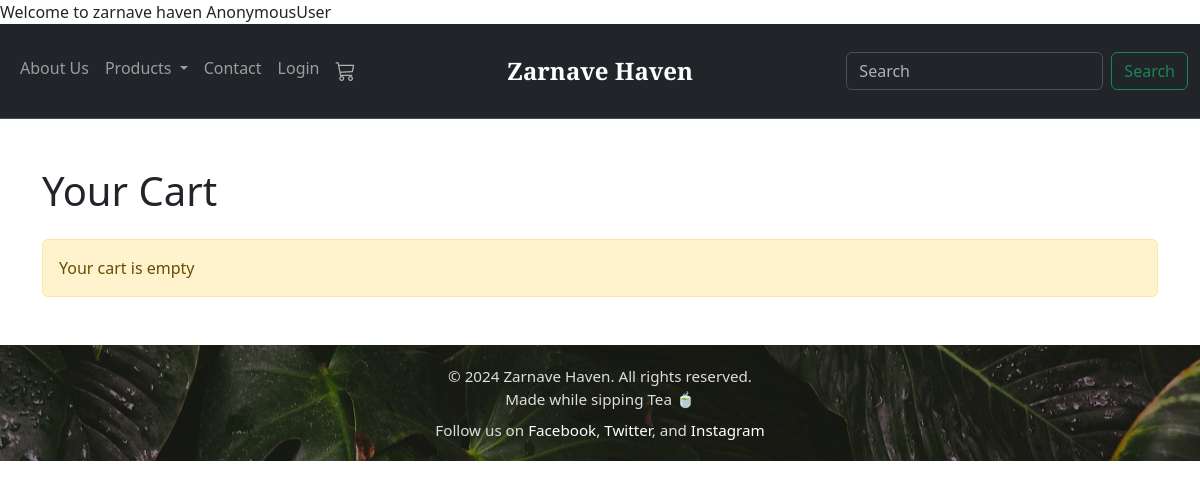
Page /cart/ on the earlier database version.
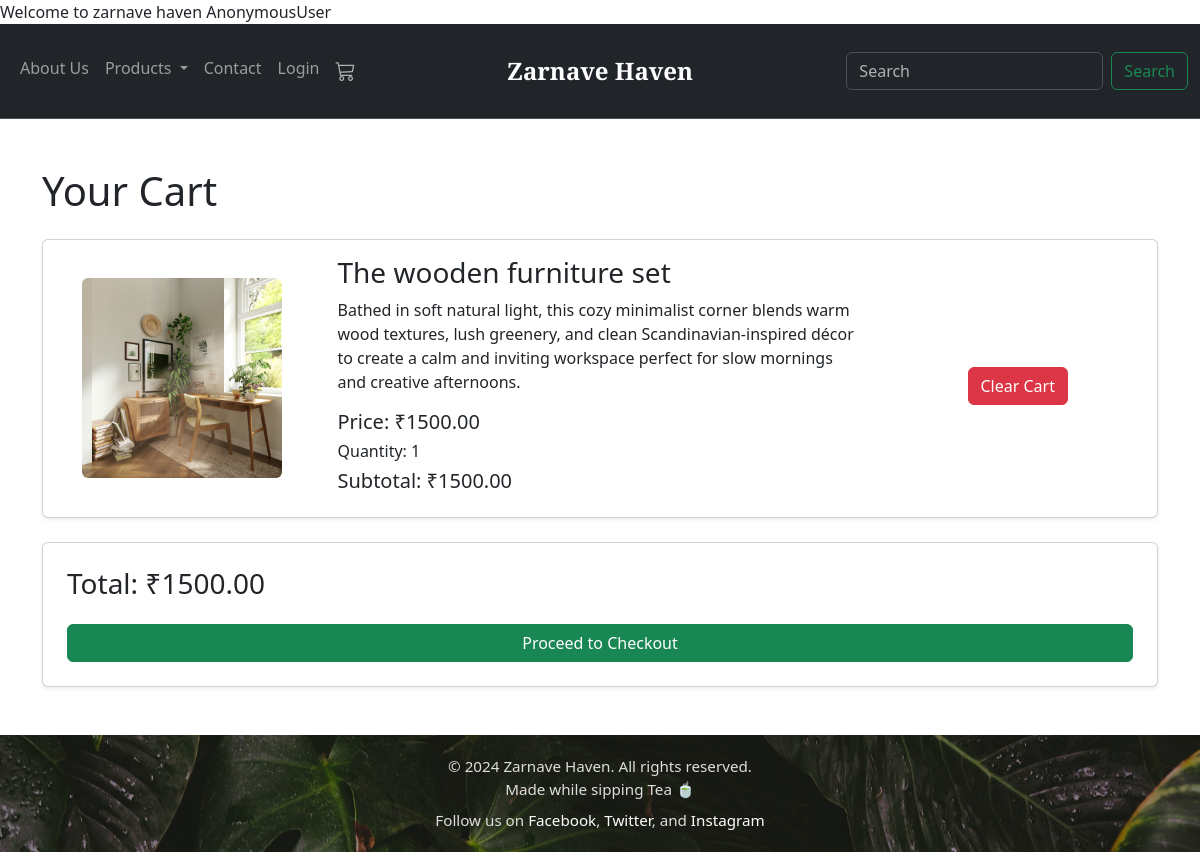
Same page on the later database version.
### firstapp/models.py (models this page shows, shortened)
class Cart(models.Model):
    product = models.ForeignKey(Product, on_delete=models.CASCADE)
    quantity = models.PositiveIntegerField(default=1)

class Product(models.Model):
    product_name = models.CharField(max_length=100)
    description = models.TextField()
    price = models.DecimalField(max_digits=10, decimal_places=2)
    image = models.CharField(max_length=255)
    reviews_count = models.IntegerField(default=0)

### firstapp/views.py (the view)
# urls.py: path("cart/", include('firstapp.urls')),
def cart(request):
    cart_items = Cart.objects.all()
    total = 0
    for item in cart_items:
      item.subtotal = item.product.price * item.quantity
      total += item.subtotal
    return render(request, "cart.html", {
        'cart_items': cart_items,
        'total': total
    })

### templates/cart.html (shortened to what this page needs)
{% extends 'base.html' %}
{% load static %}
    {% block body %}
    <div class="container my-5">
        <h1 class="mb-4">Your Cart</h1>
        {% if cart_items %}
        {% for item in cart_items %}
        <div class="card mb-4 shadow-sm">
            <div class="row g-0 align-items-center">
                <div class="col-md-3 text-center p-3">
                    <img src="/static/{{ item.product.image }}" class="img-fluid rounded"
                        style="height:200px; object-fit:cover;">
                </div>
                <div class="col-md-6">
                    <div class="card-body">
                        <h3>{{ item.product.product_name }}</h3>
                        <p>{{ item.product.description }}</p>
                        <h5>Price: ₹{{ item.product.price }}</h5>
                        <h6>Quantity: {{ item.quantity }}</h6>
                        <h5>
                            Subtotal:
                            ₹{{ item.subtotal }}
                        </h5>
                    </div>
                </div>
                <div class="col-md-3 text-center">
                    <a href="{% url 'clear_cart' %}" class="btn btn-danger mt-3">
                        Clear Cart
                    </a>
                </div>
            </div>
        </div>
        {% endfor %}
        <div class="card p-4 shadow-sm">
            <h3>Total: ₹{{ total }}</h3>
            <a href="{% url 'checkout' %}" class="btn btn-success mt-3">
                Proceed to Checkout
            </a>
        </div>
        {% else %}
        <div class="alert alert-warning">
            Your cart is empty
        </div>
        {% endif %}
    </div>
    {% endblock body %}

Differences in the rows shown:
added Cart: product.image (picture), product.product_name "The wooden furniture set", product.description "Bathed in soft natural light, this cozy minimalist corner blends warm wood textures, lush greenery, and clean Scandinavian-inspired décor to create a calm and inviting workspace perfect for slow mornings and creative afternoons.", product.price "1500.00", quantity "1", subtotal "1500.00"
Other differences:
{{ total }}: (not shown) → "1500.00"
text no longer shown: "Your cart is empty"
text now shown: "Total: ₹ Proceed to Checkout"
